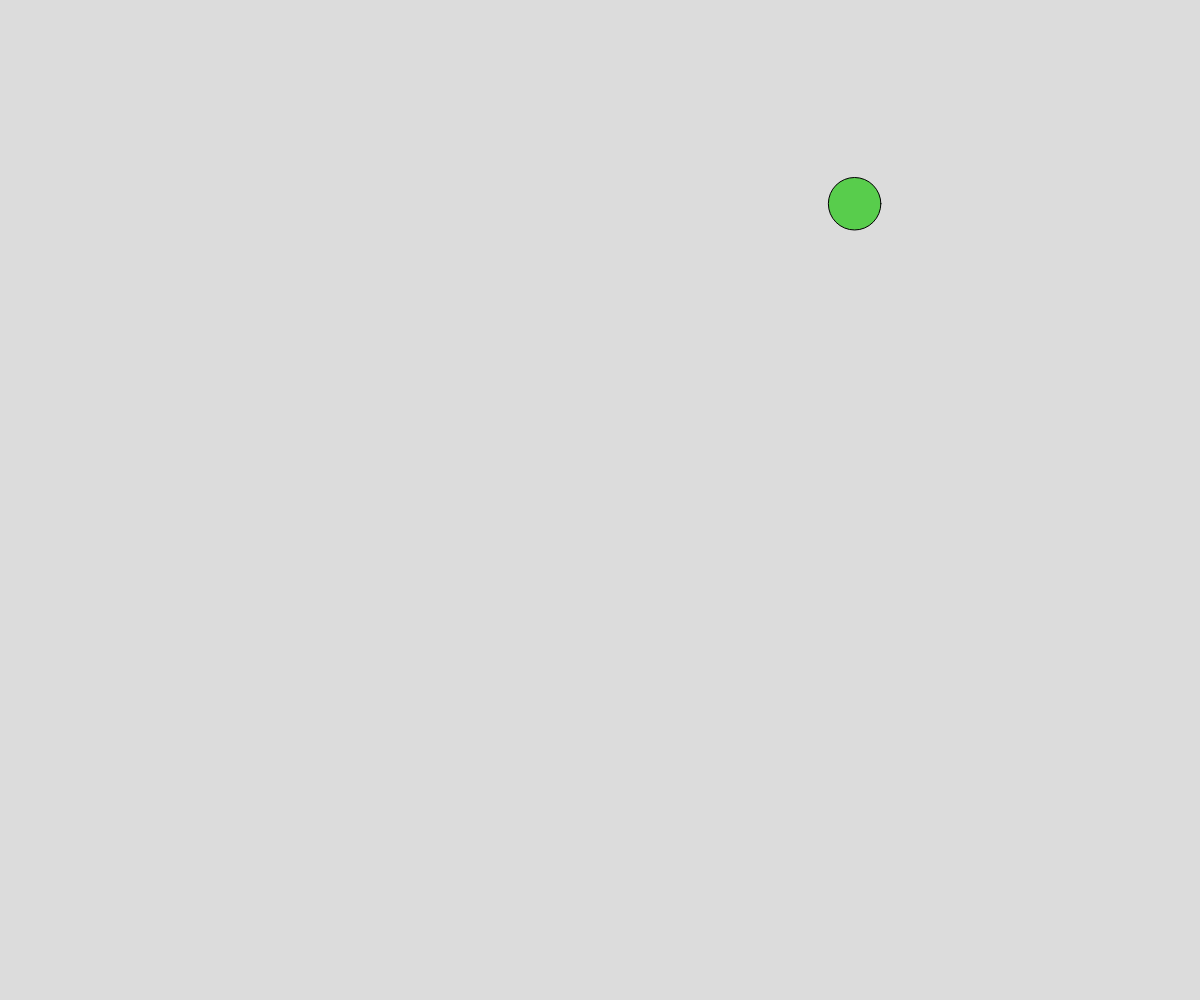
Frame 1 (no input)
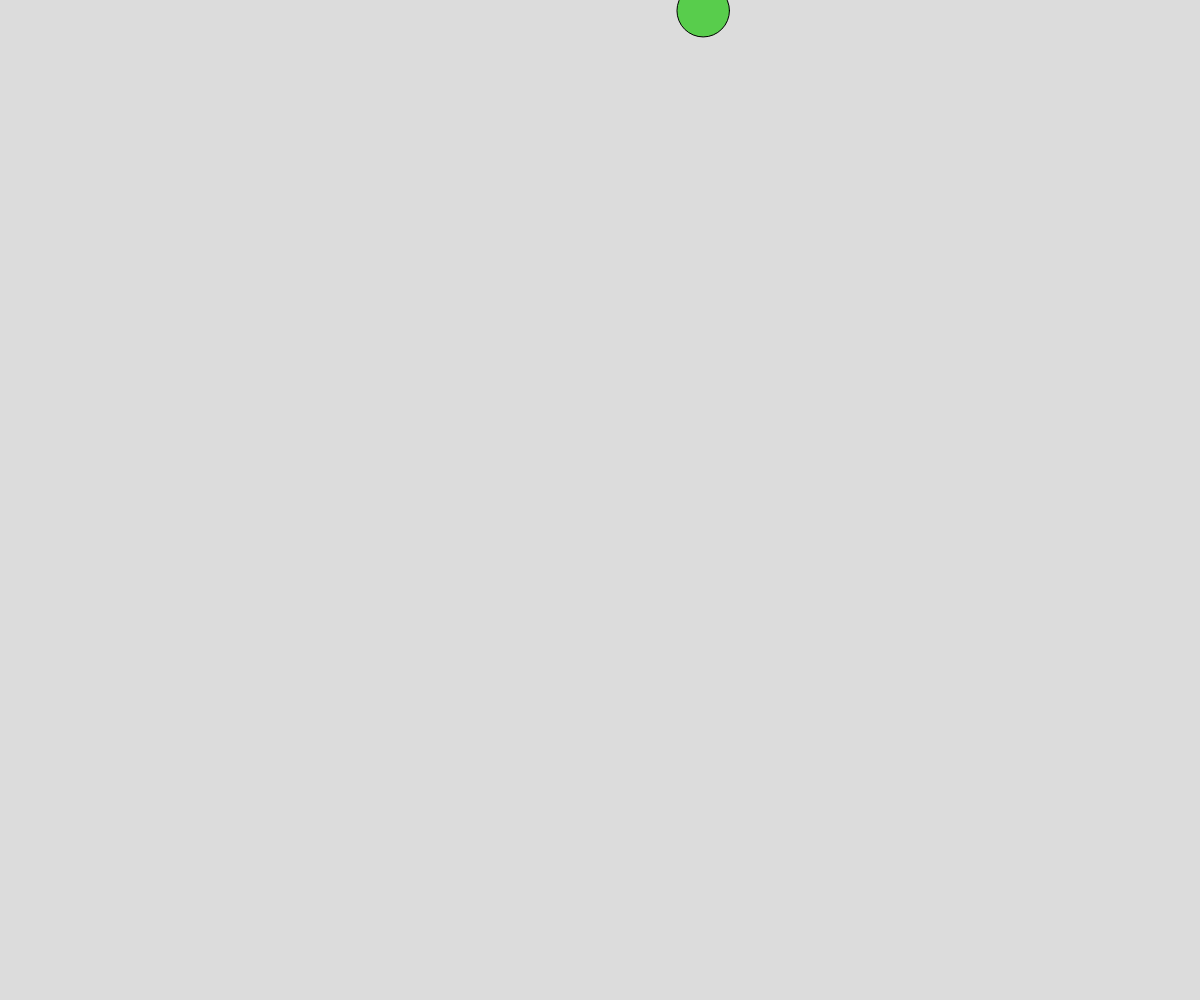
Frame 60 (no input)
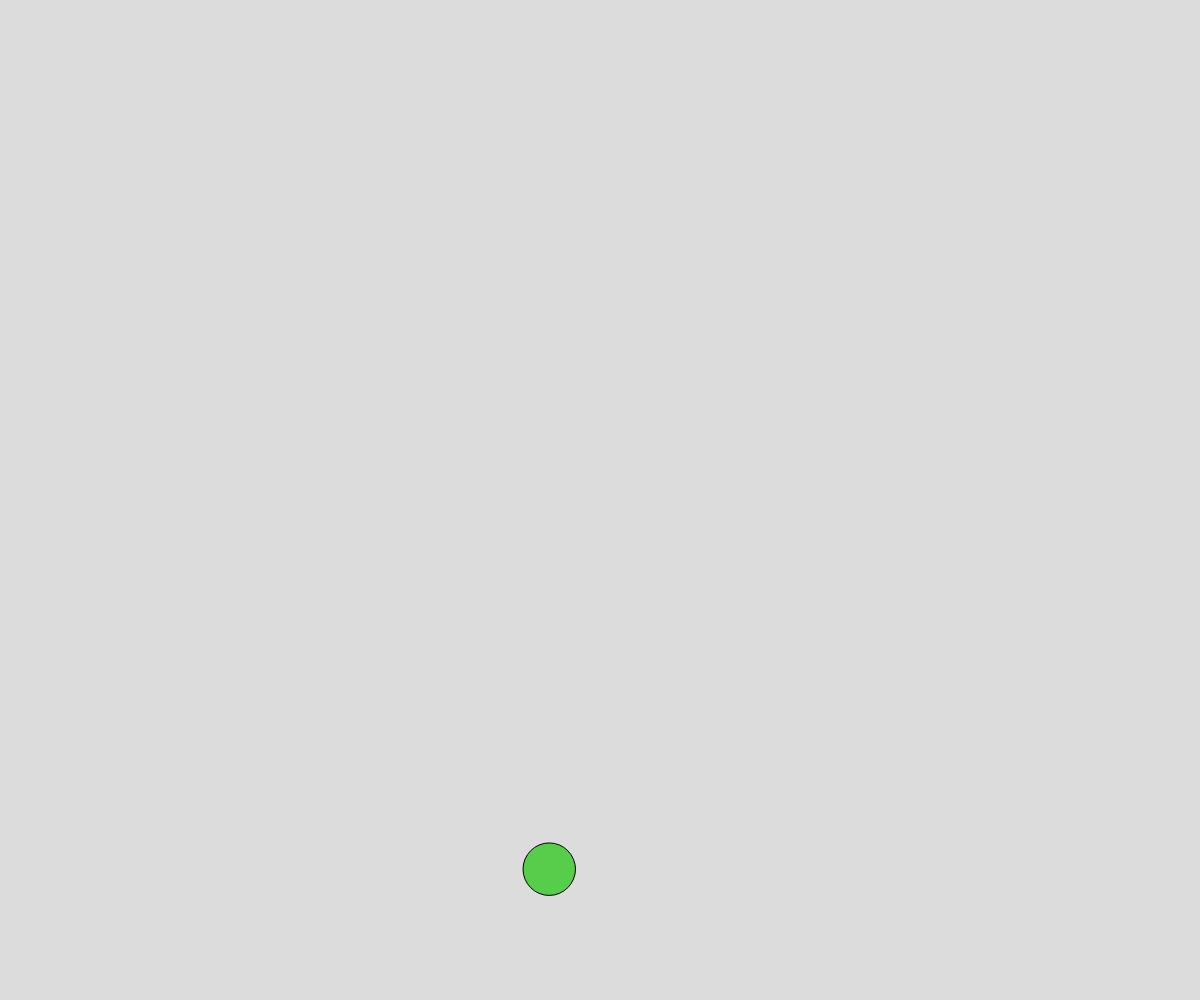
Frame 120 (the mouse pressed at the canvas centre since frame 60)

The p5.js sketch that drew these frames (run headless with seeded random() and noise() and a simulated clock; from frame 60 on, the mouse is pressed at the canvas centre):

// p5.js sketch
// ── sketch.js
// Ball Object Notation Demo
// Oct 5, 2023

let ballArray = [];

function setup() {
  createCanvas(windowWidth, windowHeight);
  let theBall = spawnBall();
  ballArray.push(theBall);
}

function draw() {
  background(220);
  moveBall();
  displayBall();
}

function keyTyped(){
  if(key === " "){
    let someBall = spawnBall();
    ballArray.push(someBall);
  }
}

function spawnBall(){
  let theBall = {
    x: random(width),
    y: random(height),
    radius: random(15,30),
    r: random(255),
    g: random(255),
    b: random(255),
    dx: random(-5,5),
    dy: random(-5, 5),
  };
  return theBall;
}

function moveBall() {
  for(let i = 0; i < ballArray.length; i++){
    let theBall = ballArray[i];
    
    theBall.x += theBall.dx;
    theBall.y += theBall.dy;
  
    // off the right side
    if (theBall.x - theBall.radius > width) {
      theBall.x = 0 - theBall.radius;
    }
  
    // off the left side
    else if (theBall.x < 0 - theBall.radius) {
      theBall.x = width + theBall.radius;
    }
  
    // off the bottom
    if (theBall.y - theBall.radius > height) {
      theBall.y = 0 - theBall.radius;
    }
  
    // off the top
    else if (theBall.y < 0 - theBall.radius) {
      theBall.y = height + theBall.radius;
    }
  
    console.log(theBall.x, theBall.y);
  }
  }

function displayBall() {
  for(let i = 0; i < ballArray.length; i++){
    let theBall = ballArray[i];
    fill(theBall.r, theBall.g, theBall.b);
    circle(theBall.x, theBall.y, theBall.radius * 2);
  }

}

function mouseClicked(){
  let theBall = spawnBall();
  theBall.x = mouseX;
  theBall.y = mouseY;
  ballArray.push(theBall);
}
